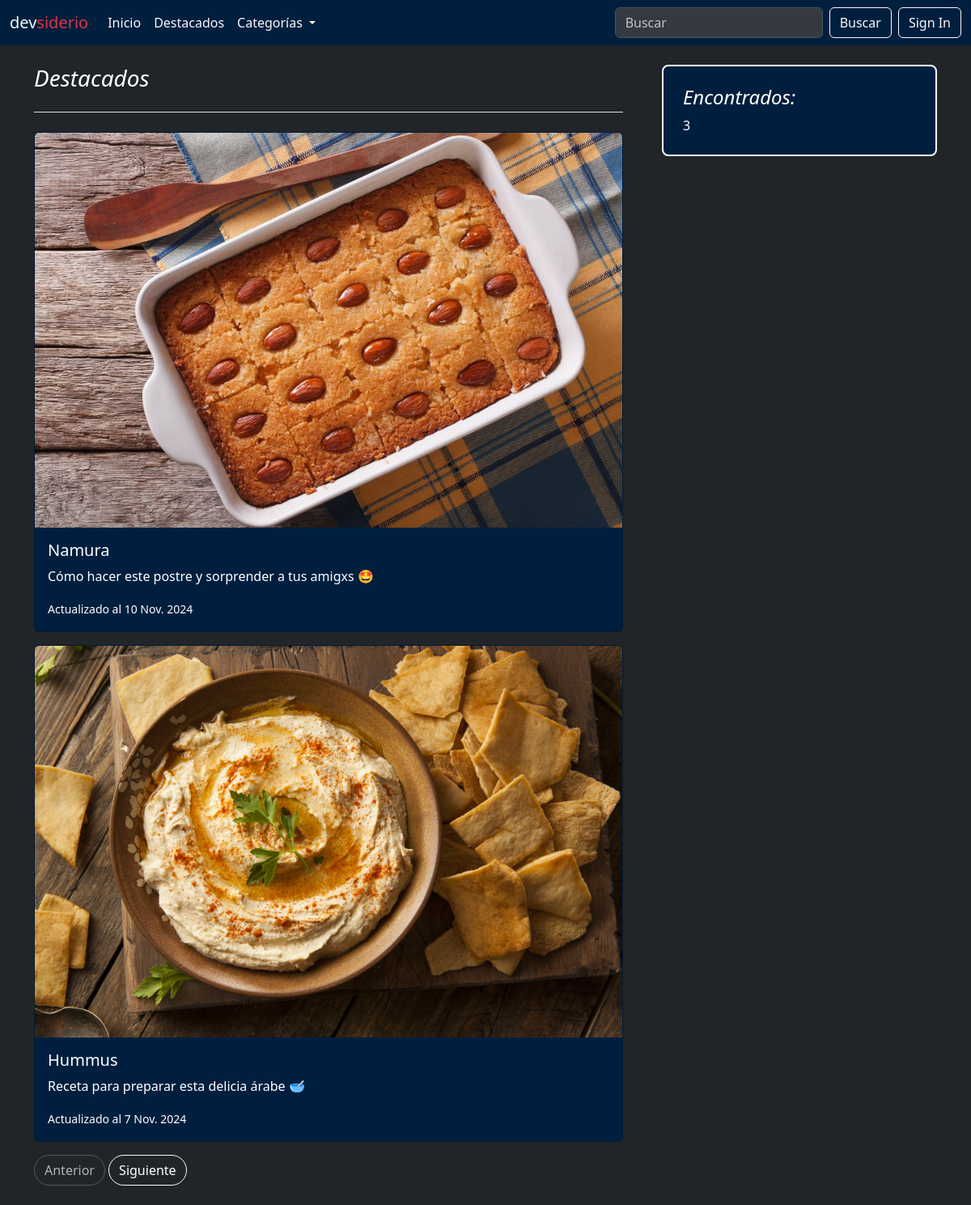
Page /category/recetas-de-cocina on the committed database.
### blogs/models.py (models this page shows, shortened)
class Post(models.Model):
    title = models.CharField(max_length=255)
    slug = models.SlugField(unique=True)
    overview = models.TextField()
    date_created = models.DateTimeField(auto_now_add=True)
    content = models.TextField()
    author = models.ForeignKey(settings.AUTH_USER_MODEL, on_delete=models.PROTECT)
    categories = models.ManyToManyField('Category')
    featured = models.BooleanField(default=False)
    image = models.ImageField(upload_to='post_images/', blank=True, null=True)
    pub_date = models.DateTimeField(default=timezone.now)
    def get_absolute_url(self):
        return reverse("blogs:post", kwargs={"slug": self.slug})
    class Meta:
        ordering = ["-date_created"]

### blogs/views.py (the view)
# urls.py: path('category/<slug:slug>', views.CategoryListView.as_view(), name='category'),
class CategoryListView(generic.ListView):
    model = Post
    template_name = 'blogs/results.html'
    paginate_by = 2
    def get_queryset(self):
        query = self.request.path.replace('/category/', '')
        print(query)
        post_list = Post.objects.filter(categories__slug=query).filter(
            pub_date__lte=timezone.now()
        )
        return post_list

### blogs/context_processors.py (called while the page is built)
def categories_processor(request):
  categories = Category.objects.all()
  return {
    'categories': categories
  }

### blogs/templates/blogs/results.html
{% extends 'base.html' %} {% block content %}
<div class="container-xxl bd-gutter mt-3 my-md-4 bd-layout bg-dark text-light">
  <main class="container">
    <div class="row g-5">
      <div class="col-md-8">
        <h3 class="pb-4 mb-4 fst-italic border-bottom text-light">
          Destacados
        </h3>
        {% for post in post_list %}
        <div
          class="card mb-3"
          style="background-color: #001f3f; color: #ffffff"
        >
          <a
            href="{{ post.get_absolute_url }}"
            style="text-decoration: none; color: inherit"
          >
            {% if post.image %}
            <img
              src="{{ post.image.url }}"
              class="card-img-top"
              alt="thumbnail"
            />
            {% endif %}
            <div class="card-body">
              <h5 class="card-title">{{ post.title }}</h5>
              <p class="card-text">{{ post.overview }}</p>
              <p class="card-text">
                <small class="text-light"
                  >Actualizado al {{ post.pub_date.date }}</small
                >
              </p>
            </div>
          </a>
        </div>
        {% endfor %}
      </div>
      <div class="col-md-4">
        <div class="position-sticky" style="top: 2rem">
          <div
            class="p-4 mb-3"
            style="
              background-color: #001f3f;
              border: 2px solid white;
              border-radius: 0.5rem;
            "
          >
            <h4 class="fst-italic text-light">Encontrados:</h4>
            <p class="mb-0 text-light">{{ page_obj.paginator.count }}</p>
          </div>
        </div>
      </div>
    </div>
    <nav class="blog-pagination" aria-label="Pagination">
      {% if page_obj.has_previous %}
      <a
        class="btn btn-outline-light rounded-pill"
        href="?page={{ page_obj.previous_page_number }}{% if query %}&search={{ query }}{% endif %}"
        >Anterior</a
      >
      {% else %}
      <a class="btn btn-outline-secondary rounded-pill disabled">Anterior</a>
      {% endif %} {% if page_obj.has_next %}
      <a
        class="btn btn-outline-light rounded-pill"
        href="?page={{ page_obj.next_page_number }}{% if query %}&search={{ query }}{% endif %}"
        >Siguiente</a
      >
      {% else %}
      <a class="btn btn-outline-secondary rounded-pill disabled">Siguiente</a>
      {% endif %}
    </nav>
  </main>
</div>
{% endblock %}

### blogs/static/css/styles.css (style rules this page uses)
.container-xxl * { color: #ffffff !important; }

### rows in the picture
Post: image (picture), title "Namura", overview "Cómo hacer este postre y sorprender a tus amigxs 🤩", pub_date "10 Nov. 2024"
Post: image (picture), title "Hummus", overview "Receta para preparar esta delicia árabe 🥣", pub_date "7 Nov. 2024"

### other values in the picture
{{ page_obj.paginator.count }} "3"
